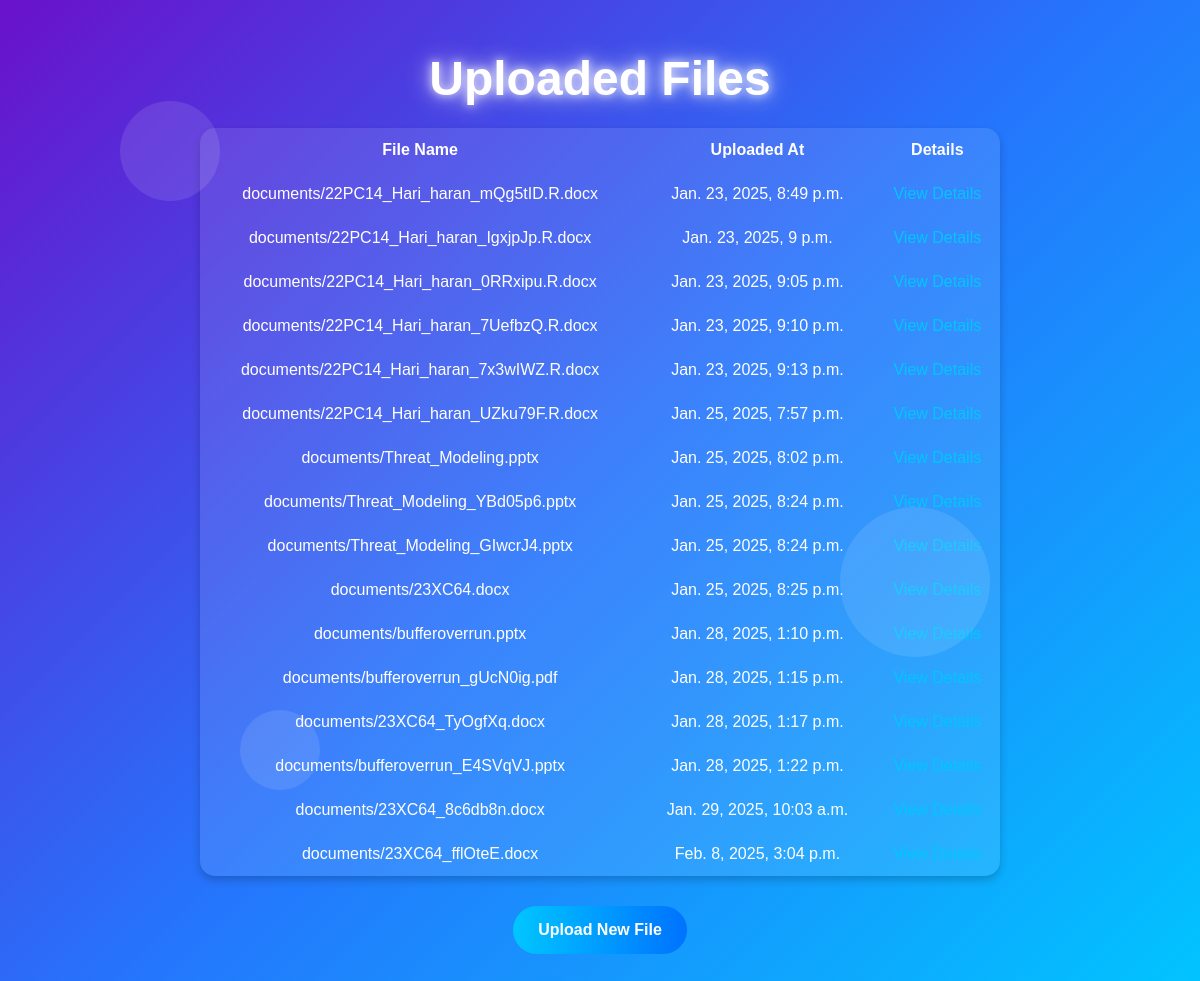
The page /files/ on the database as committed earlier.
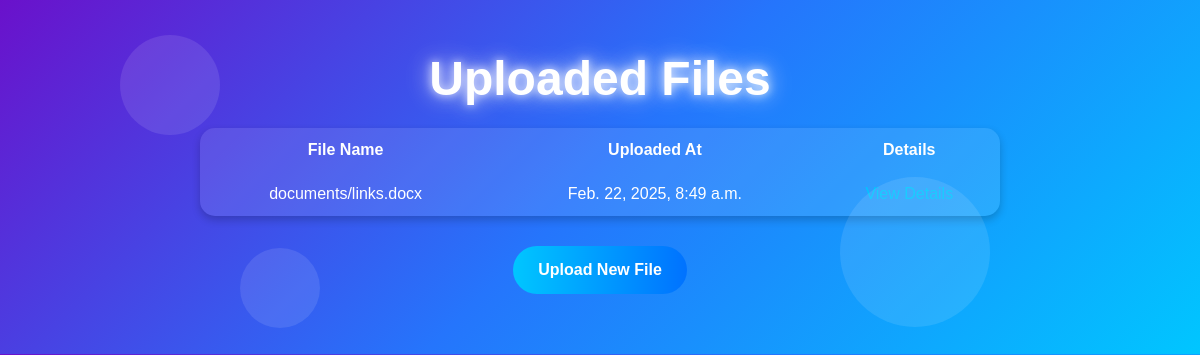
The same page on the database as committed later.
### Student/models.py (models this page shows, shortened)
class UploadFile(models.Model):
    student_upload = models.ForeignKey(LoginForm, on_delete=models.CASCADE, related_name='uploads', null=True, blank=True)
    upload_file = models.FileField(null=False, upload_to='documents/', validators=[FileExtensionValidator(['pdf', 'docx', 'pptx'])])
    uploaded_at = models.DateTimeField(auto_now_add=True)
    student_options = models.CharField(choices=STUDENT_CHOICE, max_length=30)
    keywords = models.TextField(null=True, blank=True)
    summary = models.TextField(null=True, blank=True)
    class Meta:
        verbose_name_plural = 'File Upload'

### Student/views.py (the view)
# urls.py: path('files/', views.file_list, name='file_list'),
def file_list(request):
    files = UploadFile.objects.all()
    return render(request, 'file_list.html', {'files': files})

### templates/file_list.html (shortened to what this page needs)
<!DOCTYPE html>
<html lang="en">
<head>
    <link rel="stylesheet" href="https://cdn.jsdelivr.net/npm/bootstrap@5.3.0/dist/css/bootstrap.min.css">
    <link rel="stylesheet" href="https://cdn.jsdelivr.net/npm/bootstrap-icons/font/bootstrap-icons.css">
    <link rel="stylesheet" href="https://cdnjs.cloudflare.com/ajax/libs/animate.css/4.1.1/animate.min.css">
</head>
<body>
    <section class="content-section">
        <div class="shape shape-1"></div>
        <div class="shape shape-2"></div>
        <div class="shape shape-3"></div>
        <h1>Uploaded Files</h1>
        <table>
            <thead>
                <tr>
                    <th>File Name</th>
                    <th>Uploaded At</th>
                    <th>Details</th>
                </tr>
            </thead>
            <tbody>
                {% for file in files %}
                <tr>
                    <td>{{ file.upload_file.name }}</td>
                    <td>{{ file.uploaded_at }}</td>
                    <td><a href="{% url 'files' pk=file.pk %}">View Details</a></td>
                </tr>
                {% endfor %}
            </tbody>
        </table>
        <a href="{% url 'upload_file' %}" class="btn">Upload New File</a>
    </section>
</body>
</html>

### templates/file_list.html (style rules this page uses)
body { font-family: 'Arial', sans-serif; margin: 0; padding: 0; color: white; background: linear-gradient(135deg, #6a11cb, #2575fc, #00c6ff); animation: gradientAnimation 10s infinite alternate; overflow-x: hidden; }
.content-section { padding: 50px 20px; text-align: center; position: relative; overflow: hidden; }
.content-section h1 { font-size: 3rem; font-weight: bold; animation: fadeInDown 1.5s; color: white; text-shadow: 0 0 10px rgba(255, 255, 255, 0.8), 0 0 20px rgba(255, 255, 255, 0.6), 0 0 30px rgba(255, 255, 255, 0.4); }
.content-section table { width: 100%; max-width: 800px; margin: 20px auto; background: rgba(255, 255, 255, 0.1); border-radius: 15px; box-shadow: 0 4px 8px rgba(0, 0, 0, 0.2); padding: 20px; }
.content-section table th, .content-section table td { padding: 10px; color: white; }
.content-section table a { color: #00c6ff; text-decoration: none; }
.content-section a.btn { background: linear-gradient(to right, #00c6ff, #0072ff); border: none; padding: 12px 25px; border-radius: 30px; font-weight: bold; color: white; transition: 0.3s; margin: 10px; }
.shape { position: absolute; background: rgba(255, 255, 255, 0.1); border-radius: 50%; animation: float 6s infinite ease-in-out; }
.shape-1 { width: 100px; height: 100px; top: 10%; left: 10%; animation-duration: 8s; }
.shape-2 { width: 150px; height: 150px; top: 50%; left: 70%; animation-duration: 10s; }
.shape-3 { width: 80px; height: 80px; top: 70%; left: 20%; animation-duration: 12s; }

Rows that differ between the two databases and show on the page:
removed UploadFile: upload_file.name "documents/22PC14_Hari_haran_mQg5tID.R.docx", uploaded_at "Jan. 23, 2025, 8:49 p.m."
removed UploadFile: upload_file.name "documents/22PC14_Hari_haran_IgxjpJp.R.docx", uploaded_at "Jan. 23, 2025, 9 p.m."
removed UploadFile: upload_file.name "documents/22PC14_Hari_haran_0RRxipu.R.docx", uploaded_at "Jan. 23, 2025, 9:05 p.m."
removed UploadFile: upload_file.name "documents/22PC14_Hari_haran_7UefbzQ.R.docx", uploaded_at "Jan. 23, 2025, 9:10 p.m."
removed UploadFile: upload_file.name "documents/22PC14_Hari_haran_7x3wIWZ.R.docx", uploaded_at "Jan. 23, 2025, 9:13 p.m."
removed UploadFile: upload_file.name "documents/22PC14_Hari_haran_UZku79F.R.docx", uploaded_at "Jan. 25, 2025, 7:57 p.m."
removed UploadFile: upload_file.name "documents/Threat_Modeling.pptx", uploaded_at "Jan. 25, 2025, 8:02 p.m."
removed UploadFile: upload_file.name "documents/Threat_Modeling_YBd05p6.pptx", uploaded_at "Jan. 25, 2025, 8:24 p.m."
removed UploadFile: upload_file.name "documents/Threat_Modeling_GIwcrJ4.pptx", uploaded_at "Jan. 25, 2025, 8:24 p.m."
removed UploadFile: upload_file.name "documents/23XC64.docx", uploaded_at "Jan. 25, 2025, 8:25 p.m."
removed UploadFile: upload_file.name "documents/bufferoverrun.pptx", uploaded_at "Jan. 28, 2025, 1:10 p.m."
removed UploadFile: upload_file.name "documents/bufferoverrun_gUcN0ig.pdf", uploaded_at "Jan. 28, 2025, 1:15 p.m."
removed UploadFile: upload_file.name "documents/23XC64_TyOgfXq.docx", uploaded_at "Jan. 28, 2025, 1:17 p.m."
removed UploadFile: upload_file.name "documents/bufferoverrun_E4SVqVJ.pptx", uploaded_at "Jan. 28, 2025, 1:22 p.m."
removed UploadFile: upload_file.name "documents/23XC64_8c6db8n.docx", uploaded_at "Jan. 29, 2025, 10:03 a.m."
removed UploadFile: upload_file.name "documents/23XC64_fflOteE.docx", uploaded_at "Feb. 8, 2025, 3:04 p.m."
added UploadFile: upload_file.name "documents/links.docx", uploaded_at "Feb. 22, 2025, 8:49 a.m."
